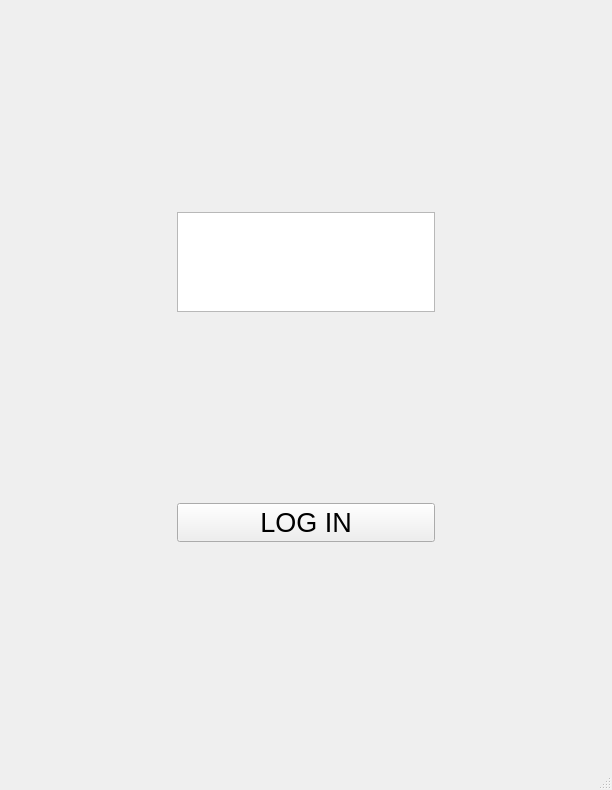
<?xml version="1.0" encoding="UTF-8"?>
<ui version="4.0">
 <class>MainWindow</class>
 <widget class="QMainWindow" name="MainWindow">
  <property name="geometry">
   <rect>
    <x>0</x>
    <y>0</y>
    <width>612</width>
    <height>790</height>
   </rect>
  </property>
  <property name="font">
   <font>
    <pointsize>20</pointsize>
   </font>
  </property>
  <property name="windowTitle">
   <string>MainWindow</string>
  </property>
  <widget class="QWidget" name="centralwidget">
   <layout class="QHBoxLayout" name="horizontalLayout">
    <item>
     <widget class="QStackedWidget" name="pages">
      <property name="sizePolicy">
       <sizepolicy hsizetype="Fixed" vsizetype="Preferred">
        <horstretch>0</horstretch>
        <verstretch>0</verstretch>
       </sizepolicy>
      </property>
      <property name="currentIndex">
       <number>0</number>
      </property>
      <widget class="QWidget" name="loginpage">
       <layout class="QVBoxLayout" name="verticalLayout_3">
        <item>
         <widget class="QFrame" name="mainFrame">
          <property name="frameShape">
           <enum>QFrame::NoFrame</enum>
          </property>
          <property name="frameShadow">
           <enum>QFrame::Raised</enum>
          </property>
          <layout class="QVBoxLayout" name="verticalLayout_2">
           <item>
            <widget class="QTextEdit" name="nameBox">
             <property name="enabled">
              <bool>true</bool>
             </property>
             <property name="sizePolicy">
              <sizepolicy hsizetype="Minimum" vsizetype="Fixed">
               <horstretch>0</horstretch>
               <verstretch>0</verstretch>
              </sizepolicy>
             </property>
             <property name="maximumSize">
              <size>
               <width>16777215</width>
               <height>100</height>
              </size>
             </property>
             <property name="font">
              <font>
               <pointsize>20</pointsize>
              </font>
             </property>
             <property name="html">
              <string>&lt;!DOCTYPE HTML PUBLIC &quot;-//W3C//DTD HTML 4.0//EN&quot; &quot;http://www.w3.org/TR/REC-html40/strict.dtd&quot;&gt;
&lt;html&gt;&lt;head&gt;&lt;meta name=&quot;qrichtext&quot; content=&quot;1&quot; /&gt;&lt;style type=&quot;text/css&quot;&gt;
p, li { white-space: pre-wrap; }
&lt;/style&gt;&lt;/head&gt;&lt;body style=&quot; font-family:'MS Shell Dlg 2'; font-size:20pt; font-weight:400; font-style:normal;&quot;&gt;
&lt;p align=&quot;center&quot; style=&quot;-qt-paragraph-type:empty; margin-top:0px; margin-bottom:0px; margin-left:0px; margin-right:0px; -qt-block-indent:0; text-indent:0px; font-size:7.8pt;&quot;&gt;&lt;br /&gt;&lt;/p&gt;&lt;/body&gt;&lt;/html&gt;</string>
             </property>
            </widget>
           </item>
           <item>
            <widget class="QPushButton" name="logInButton">
             <property name="sizePolicy">
              <sizepolicy hsizetype="Minimum" vsizetype="Fixed">
               <horstretch>0</horstretch>
               <verstretch>0</verstretch>
              </sizepolicy>
             </property>
             <property name="minimumSize">
              <size>
               <width>0</width>
               <height>0</height>
              </size>
             </property>
             <property name="text">
              <string>LOG IN</string>
             </property>
            </widget>
           </item>
          </layout>
         </widget>
        </item>
       </layout>
      </widget>
      <widget class="QWidget" name="userspage">
       <layout class="QVBoxLayout" name="verticalLayout_6">
        <item>
         <widget class="QScrollArea" name="scrollArea">
          <property name="sizePolicy">
           <sizepolicy hsizetype="MinimumExpanding" vsizetype="Preferred">
            <horstretch>0</horstretch>
            <verstretch>0</verstretch>
           </sizepolicy>
          </property>
          <property name="widgetResizable">
           <bool>true</bool>
          </property>
          <widget class="QWidget" name="scrollAreaWidgetContents">
           <property name="geometry">
            <rect>
             <x>0</x>
             <y>0</y>
             <width>98</width>
             <height>28</height>
            </rect>
           </property>
           <layout class="QVBoxLayout" name="verticalLayout_5">
            <item>
             <layout class="QVBoxLayout" name="vlayout"/>
            </item>
           </layout>
          </widget>
         </widget>
        </item>
        <item>
         <widget class="QPushButton" name="refresh">
          <property name="text">
           <string>Refresh</string>
          </property>
         </widget>
        </item>
       </layout>
      </widget>
      <widget class="QWidget" name="page">
       <layout class="QVBoxLayout" name="verticalLayout">
<item>
         <widget class="QPushButton" name="backButton">
          <property name="text">
           <string>BACK</string>
          </property>
         </widget>
        </item>
        <item>
         <widget class="QScrollArea" name="scrollArea_2">
          <property name="widgetResizable">
           <bool>true</bool>
          </property>
          <widget class="QWidget" name="scrollAreaWidgetContents_2">
           <property name="geometry">
            <rect>
             <x>0</x>
             <y>0</y>
             <width>109</width>
             <height>109</height>
            </rect>
           </property>
           <layout class="QVBoxLayout" name="verticalLayout_4">
            <item>
             <widget class="QTextBrowser" name="textField"/>
            </item>
           </layout>
          </widget>
         </widget>
        </item>
        <item>
         <widget class="QTextEdit" name="msgField">
          <property name="sizePolicy">
           <sizepolicy hsizetype="Expanding" vsizetype="Fixed">
            <horstretch>0</horstretch>
            <verstretch>0</verstretch>
           </sizepolicy>
          </property>
         </widget>
        </item>
        <item>
         <widget class="QPushButton" name="sendButton">
          <property name="text">
           <string>SEND</string>
          </property>
         </widget>
        </item>
        <item>
         <widget class="QPushButton" name="fileButton">
          <property name="text">
           <string>SEND FILE</string>
          </property>
         </widget>
        </item>
       </layout>
      </widget>
     </widget>
    </item>
   </layout>
  </widget>
  <widget class="QStatusBar" name="statusbar"/>
 </widget>
 <resources/>
 <connections/>
</ui>
